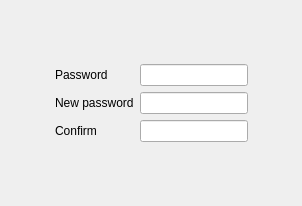
<?xml version="1.0" encoding="UTF-8"?>
<ui version="4.0">
 <class>ChangePasswordDialog</class>
 <widget class="QDialog" name="ChangePasswordDialog">
  <property name="geometry">
   <rect>
    <x>0</x>
    <y>0</y>
    <width>302</width>
    <height>206</height>
   </rect>
  </property>
  <property name="windowTitle">
   <string>Dialog</string>
  </property>
  <layout class="QGridLayout" name="gridLayout">
   <item row="2" column="0">
    <spacer name="horizontalSpacer">
     <property name="orientation">
      <enum>Qt::Horizontal</enum>
     </property>
     <property name="sizeHint" stdset="0">
      <size>
       <width>40</width>
       <height>20</height>
      </size>
     </property>
    </spacer>
   </item>
   <item row="2" column="1">
    <widget class="QLabel" name="label_3">
     <property name="text">
      <string>New password</string>
     </property>
    </widget>
   </item>
   <item row="1" column="2">
    <widget class="QLineEdit" name="currentPasswordLineEdit"/>
   </item>
   <item row="0" column="2">
    <spacer name="verticalSpacer">
     <property name="orientation">
      <enum>Qt::Vertical</enum>
     </property>
     <property name="sizeHint" stdset="0">
      <size>
       <width>20</width>
       <height>40</height>
      </size>
     </property>
    </spacer>
   </item>
   <item row="1" column="1">
    <widget class="QLabel" name="label">
     <property name="text">
      <string>Password</string>
     </property>
    </widget>
   </item>
   <item row="3" column="1">
    <widget class="QLabel" name="label_2">
     <property name="text">
      <string>Confirm</string>
     </property>
    </widget>
   </item>
   <item row="4" column="2">
    <spacer name="verticalSpacer_2">
     <property name="orientation">
      <enum>Qt::Vertical</enum>
     </property>
     <property name="sizeHint" stdset="0">
      <size>
       <width>20</width>
       <height>40</height>
      </size>
     </property>
    </spacer>
   </item>
   <item row="3" column="2">
    <widget class="QLineEdit" name="confirmLineEdit"/>
   </item>
   <item row="2" column="2">
    <widget class="QLineEdit" name="newPasswordLineEdit"/>
   </item>
   <item row="2" column="3">
    <spacer name="horizontalSpacer_2">
     <property name="orientation">
      <enum>Qt::Horizontal</enum>
     </property>
     <property name="sizeHint" stdset="0">
      <size>
       <width>40</width>
       <height>20</height>
      </size>
     </property>
    </spacer>
   </item>
  </layout>
 </widget>
 <resources/>
 <connections/>
</ui>
